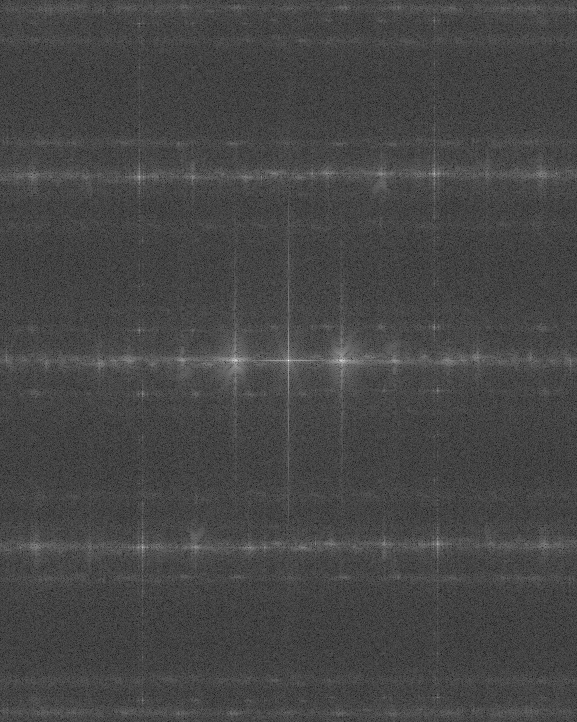
#> input picture CCD/WineBottleFreq1Band.PNG, 577 x 722 px
$ python CCD_2Dto3D.py   (Python 2 division)
#> lines starting #> are read from the running program, lines starting #| are printed output that depends on the picture
# coding:utf-8
#!/usr/bin/env python

__author__ = 'XingHua'

"""

"""

from mpl_toolkits.mplot3d import Axes3D
from matplotlib import cm
from matplotlib.ticker import LinearLocator, FormatStrFormatter
import matplotlib.pyplot as plt
import numpy as np
import sys
from PIL import Image
from mayavi import mlab

# [7 lines of commented-out code are left out]

def get_data_from_png(file_name):
#> called with file_name = 'WineBottleFreq1Band.PNG'
    im = Image.open(file_name)
#> im is the input picture: PIL image 577x722 L; min 12, max 255, mean 70
    # [4 lines of commented-out code are left out]
    data = list(im.getdata())
#> data = 416594 items
    # print data[0:10]
    #print dir(data)
    data = np.array(data)
    return data


if __name__ == "__main__":
    if len(sys.argv) == 2:
        filename= sys.argv[1]
        print filename
    else:
        # filename=ur'.\20140711_105711_789.txt'
        filename = r"WineBottleFreq1Band.PNG"
    # Z_data = np.array(np.loadtxt(filename)).reshape(512, 512)
    Z_data = np.array(get_data_from_png(filename))

    # fig = plt.figure()
    # ax = fig.gca(projection='3d')
    X = np.arange(0, 577, 1)
    # print len(X)
    Y = np.arange(0, 722, 1)
    X, Y = np.meshgrid(X, Y)
    # R = np.sqrt(X ** 2 + Y ** 2)
    # Z = np.sin(R)

    for index,each in enumerate(Z_data):
        if each>150:
            Z_data[index]=150
#> this loop made 416594 passes
#> each on passes 1 to 3: 66, 64, 33
    print X.shape,Y.shape,Z_data.shape
#| (722, 577) (722, 577) (416594,)
    p = mlab.mesh(X, Y, Z_data.reshape(722,577), representation="wireframe", line_width=1.0 )
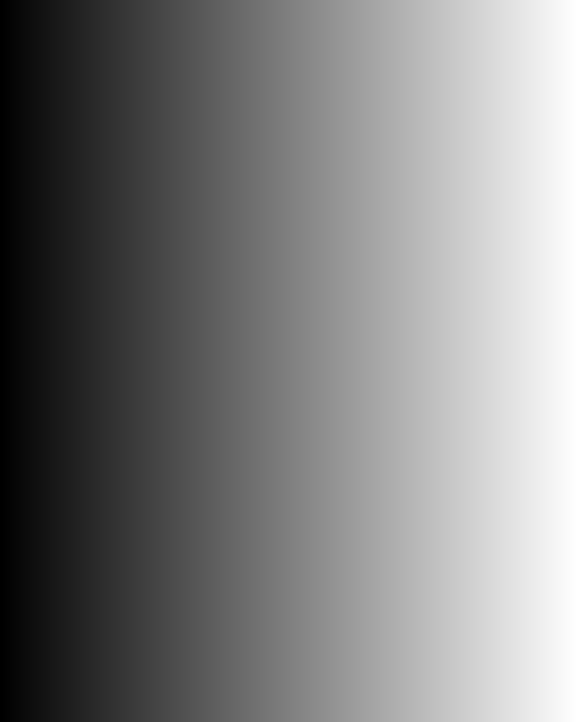
#> X: shape (722, 577) int64; min 0, max 576, mean 288; drawn with min black and max white
    # [8 lines of commented-out code are left out]

    dir(p)
    mlab.show()
    # plt.show()
